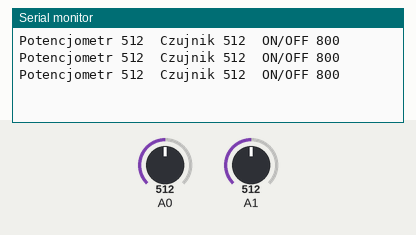
The sketch below on a simulated Arduino Uno, built with avr-gcc and run on an emulated ATmega328P. Shown: the last lines printed to the serial monitor. The inputs (shaded band) are chosen by the test bench; at power-on: A0 = 512, A1 = 512.

Above: at 1.4 s.
1.5 s: A0 set to 716
At 2.1 s:
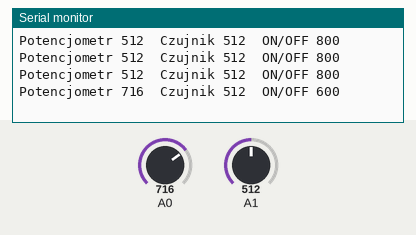
3.0 s: A1 set to 716
At 3.6 s:
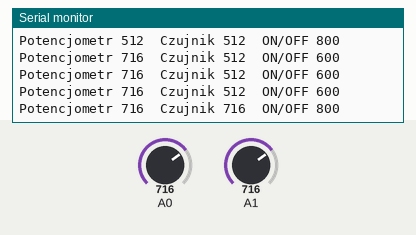
4.5 s: A0 set to 900
At 5.2 s:
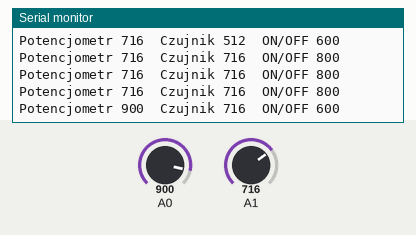
6.0 s: A1 set to 900
At 6.7 s:
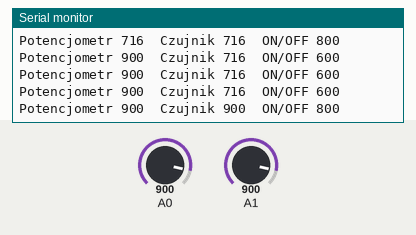
Timing chart, 0 to 8.5 s (numbered marks = the images above; inputs shaded):
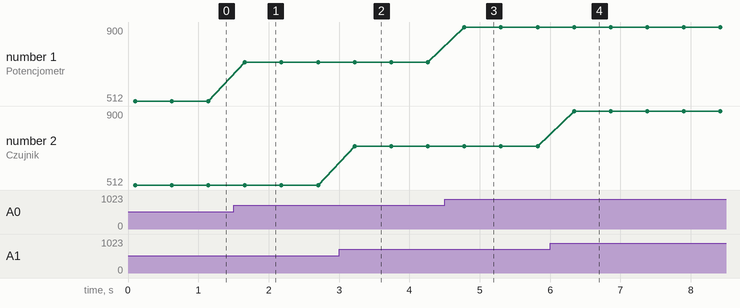

Measured:
- after the input at 1.5 s, the serial monitor: prints a new line after 0.16 s (image 1)
- after the input at 3.0 s, the serial monitor: prints a new line after 0.22 s (image 2)
- after the input at 4.5 s, the serial monitor: prints a new line after 0.28 s (image 3)
- after the input at 6.0 s, the serial monitor: prints a new line after 0.34 s (image 4)
- plotted number 1: 512 → 716 after the input at 1.5 s, 716 → 900 after the input at 4.5 s

The sketch:

lab5_zad1.ino
```cpp
#include <avr/io.h>
#include <stdlib.h>
#include <string.h>
#include <util/delay.h>
#include <avr/sfr_defs.h>

#ifndef _BV
#define _BV(bit)        (1<<(bit))
#endif
#ifndef sbi
#define sbi(reg,bit)    reg |= (_BV(bit))
#endif

#ifndef cbi
#define cbi(reg,bit)    reg &= ~(_BV(bit))
#endif

#ifndef tbi
#define tbi(reg,bit)    reg ^= (_BV(bit))
#endif

void uartInit(){
   sbi(UCSR0B, RXEN0);
   sbi(UCSR0B, TXEN0);
   UBRR0 = 51;

}

void ADC_init()
{
  // Wybranie napiecia AVCC
  sbi(ADMUX, REFS0);
  cbi(ADMUX, REFS1);

  // Wybranie podzielnika częstotliwości na 128
  sbi(ADCSRA, ADPS0);
  sbi(ADCSRA, ADPS1);
  sbi(ADCSRA, ADPS2);

  // Uruchomienie przetwornika ADC
  sbi(ADCSRA, ADEN);
}

// Kanał 1 - potencjometr
uint16_t adcChannel1()
{
  // Ustawienie przetwornika ADC na pin PC0
  cbi(ADMUX, MUX0);
  cbi(ADMUX, MUX1);
  cbi(ADMUX, MUX2);
  cbi(ADMUX, MUX3);

  // Start pomiaru
  sbi(ADCSRA, ADSC);

  while(bit_is_set(ADCSRA, ADSC))
  {}

  return ADC;
}

// Kanał 2 - fotorezystor
uint16_t adcChannel2()
{
  // Ustawienie przetwornika ADC na pin PC1
  sbi(ADMUX, MUX0);
  cbi(ADMUX, MUX1);
  cbi(ADMUX, MUX2);
  cbi(ADMUX, MUX3);

  // Start pomiaru
  sbi(ADCSRA, ADSC);

  while(bit_is_set(ADCSRA, ADSC))
  {}

  return ADC;
}

int counter = 1;
char text[25];

void USART_Transmit(unsigned char data)
{
  while(!(UCSR0A & (1<<UDRE0)));
  UDR0 = data;
}

void writeText(char * text) {
  while (*text)
    USART_Transmit(*text++);
}

const float VREF = 0.00488;
float calc;
uint16_t val_p = 0, val_f=0;
char text1[20];
char text2[20];
char text3[20];
bool is_dark = false;
int dig1,dig2,dig3;
int temp = 0;
int valON = 800;
int valOFF = 600;

int main() {
  ADC_init();
  uartInit();
  _delay_ms(100);
  DDRD = 0x01;

  while(1)
  {
    val_p = adcChannel1();
    calc = VREF * val_p;

    dig1 = calc;
    dig2 = (calc*10);
    dig3 = (calc*100);

    sprintf(text1, "Potencjometr %d\t", val_p);
    writeText(text1);

    val_f = adcChannel2();
    calc = VREF * val_f;

    dig1 = calc;
    dig2 = (calc*10);
    dig3 = (calc*100);

    sprintf(text1, "Czujnik %d\t", val_f);
    writeText(text1);

    if(val_f >= val_p )
    {
      sbi(PORTD, PD0);
      is_dark = true;
    }
    temp = val_p - 50;

    if(temp < 0 ){
      temp = 0;
    }

    if(val_f  < temp )
    {
      cbi(PORTD, PD0);
      is_dark = false;
    }

    if(is_dark == true)
    {
      sprintf(text1, "ON/OFF %d\n", valON);
      writeText(text1);
    }
    else
    {
      sprintf(text1, "ON/OFF %d\n", valOFF);
      writeText(text1);
    }

    _delay_ms(500);
  }
}
```
